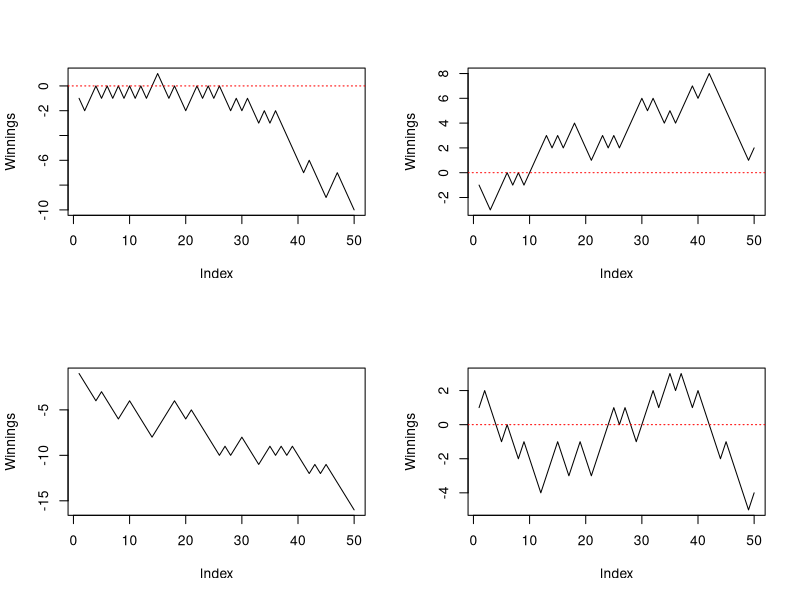

This figure's R source: (Note: this script raises an error after producing the figure.)
## ---- chunk 1
set.seed(1212)

# how many tosses?
number_of_tosses = 50

# simulate n tosses
# 1 = head, -1 = tail
(tosses <- sample(c(1, -1), size = number_of_tosses, replace = TRUE, prob = c(.5, .5)))
## ---- chunk 2
library(purrr)

# convert game to a function
new_game <- function(n = 1) {
  tosses = sample(c(1, -1),
                   size = n,
                   replace = TRUE,
                   prob = c(.5, .5))
}

# progress of 4 different games
par(mfrow = c(2, 2))
walk(1:4, ~ {
  plot(cumsum(new_game(number_of_tosses)), type = "l", ylab = "Winnings")  
  abline(h = 0, col = "red", lty = 3)
})
## ---- chunk 3
library(dplyr)
library(ggplot2)
library(ggthemes)

old <- theme_set(theme_tufte() + theme(text = element_text(family = "Menlo")))

# modify function above
new_game <- function(n = 1) {
  tosses = sample(c(1, -1),
                  size = n,
                  replace = TRUE,
                  prob = c(.5, .5))
  # return winnings
  sum(tosses)
}
# repeat many times
reps <- 10e3 %>% rerun(new_game(number_of_tosses)) %>% unlist()

# bind into data frame
reps %>%
  as_data_frame() %>%
  ggplot(aes(value)) +
  geom_histogram(binwidth = 1) +
  scale_x_discrete(limits = seq(-24, 24, 4))
## ---- chunk 4
# how many breakeven
length(which(reps == 0)) / length(reps)

# approx. form using binomial distribution
dbinom(25, size = 50, prob = 0.5) 
## ---- chunk 5
library(tidyr)

# modify function above
new_game <- function(n = 1) {
  tosses = sample(c(1, -1),
                  size = n,
                  replace = TRUE,
                  prob = c(.5, .5))
  # track progress
  cum.win = cumsum(tosses)
  # return
  list(
    final = sum(tosses),
    leads = sum(cum.win > 0),
    max = max(cum.win)
  )
}
new_game(number_of_tosses)

# repeat
set.seed(1234)
reps <- 10e3 %>% rerun(new_game(number_of_tosses))

reps %>%
  bind_rows() %>%
  # collapse columns into one
  gather(var, val) %>%
  ggplot(aes(val)) +
  geom_histogram(binwidth = 1) +
  facet_wrap( ~ var, ncol = 1,
              labeller = labeller(
                var = c(final = "Final Winnings",
                        leads = "# Leadings",
                        max = "Max Fortunate")
              )) +
  labs(x = "", y  = "")
